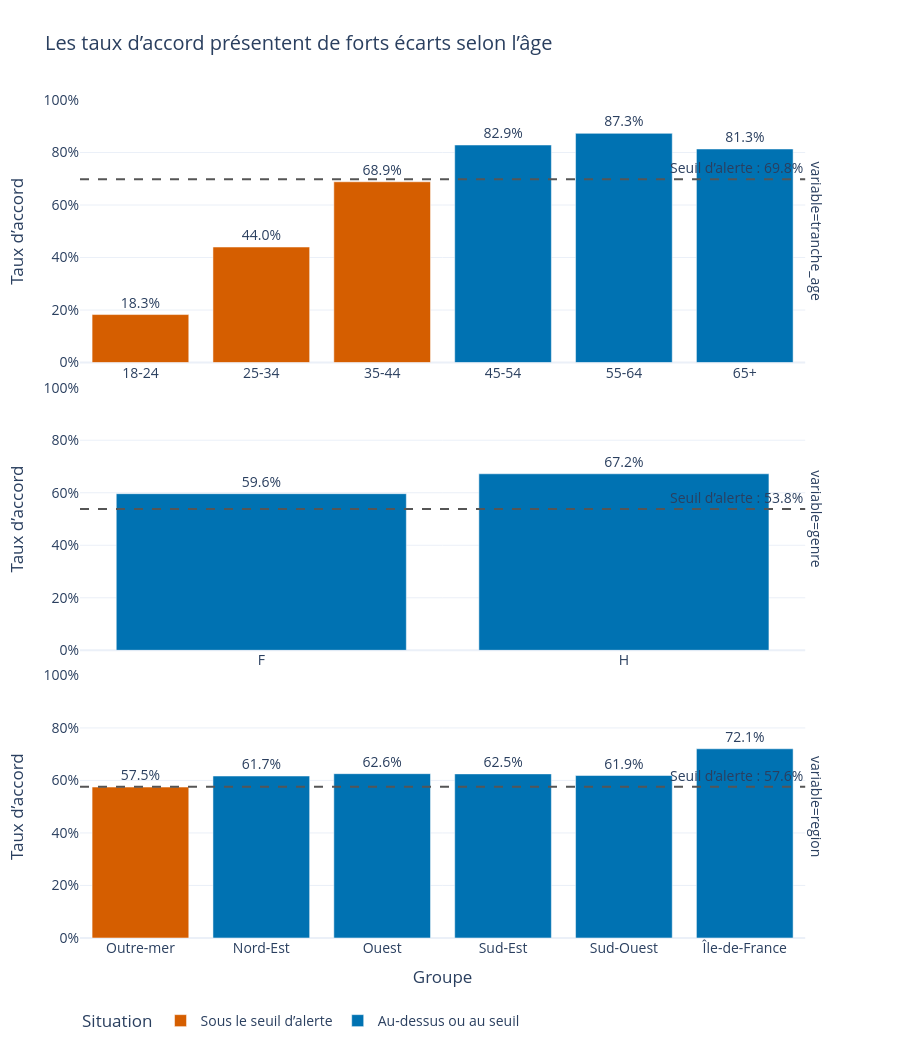

Notebook source saved alongside this figure:
### Markdown cell above
## 5. La parité de la décision
Taux de décision favorable par groupe, avec la ligne des quatre cinquièmes du meilleur taux.

### Code cell
# Taux d'accord et nombre de demandes par groupe
tableaux_parite = []

for variable in cfg["sensibles"]:
    groupes = (
        df.groupby(variable, dropna=False)["credit_accorde"]
        .agg(taux_accord="mean", effectif="size")
        .reset_index()
        .rename(columns={variable: "groupe"})
    )

    meilleur_taux = groupes["taux_accord"].max()

    groupes["variable"] = variable
    groupes["seuil"] = 0.8 * meilleur_taux
    groupes["ratio"] = groupes["taux_accord"] / meilleur_taux
    groupes["statut"] = np.where(
        groupes["ratio"] < 0.8,
        "Sous le seuil d’alerte",
        "Au-dessus ou au seuil"
    )

    tableaux_parite.append(groupes)

table_parite = pd.concat(tableaux_parite, ignore_index=True)

parite = px.bar(
    table_parite,
    x="groupe",
    y="taux_accord",
    color="statut",
    facet_row="variable",
    category_orders={"variable": list(cfg["sensibles"])},
    text="taux_accord",
    custom_data=["effectif", "ratio"],
    color_discrete_map={
        "Sous le seuil d’alerte": "#D55E00",
        "Au-dessus ou au seuil": "#0072B2"
    },
    labels={
        "groupe": "Groupe",
        "taux_accord": "Taux d’accord",
        "statut": "Situation"
    },
    title="Les taux d’accord présentent de forts écarts selon l’âge"
)

# Un seuil propre à chaque variable :
# 80 % du meilleur taux d'accord
variables = list(cfg["sensibles"])

for i, variable in enumerate(variables):
    seuil = table_parite.loc[
        table_parite["variable"].eq(variable), "seuil"
    ].iloc[0]

    parite.add_hline(
        y=seuil,
        row=len(variables) - i,
        col=1,
        line_dash="dash",
        line_color="#555555",
        annotation_text=f"Seuil d’alerte : {seuil:.1%}"
    )

parite.update_traces(
    texttemplate="%{y:.1%}",
    textposition="outside",
    cliponaxis=False,
    hovertemplate=(
        "%{x}<br>Taux d’accord : %{y:.1%}"
        "<br>Demandes : %{customdata[0]:.0f}"
        "<br>Ratio au meilleur taux : %{customdata[1]:.2f}"
        "<extra></extra>"
    )
)

parite.update_xaxes(matches=None, showticklabels=True)
parite.update_yaxes(tickformat=".0%", range=[0, 1])

parite.update_layout(
    template="plotly_white",
    height=1050,
    font={"size": 14},
    margin={"t": 100, "b": 80},
    legend={"orientation": "h", "y": -0.08}
)

parite.show()

### Figure 1 — Plotly figure (JSON) as saved in the notebook; plotly's stock layout.template omitted (floating-point values rounded to 4 significant figures)
{"data": [{"cliponaxis": false, "customdata": [[1788.0, 0.2095], [5299.0, 0.5042], [5228.0, 0.7889]], "hovertemplate": "%{x}<br>Taux d’accord : %{y:.1%}<br>Demandes : %{customdata[0]:.0f}<br>Ratio au meilleur taux : %{customdata[1]:.2f}<extra></extra>", "legendgroup": "Sous le seuil d’alerte", "marker": {"color": "#D55E00", "pattern": {"shape": ""}}, "name": "Sous le seuil d’alerte", "orientation": "v", "showlegend": true, "text": [0.1829, 0.4401, 0.6886], "textposition": "outside", "texttemplate": "%{y:.1%}", "type": "bar", "x": ["18-24", "25-34", "35-44"], "xaxis": "x3", "y": [0.1829, 0.4401, 0.6886], "yaxis": "y3"}, {"cliponaxis": false, "customdata": [[4002.0, 0.9492], [2636.0, 1.0], [1431.0, 0.9318]], "hovertemplate": "%{x}<br>Taux d’accord : %{y:.1%}<br>Demandes : %{customdata[0]:.0f}<br>Ratio au meilleur taux : %{customdata[1]:.2f}<extra></extra>", "legendgroup": "Au-dessus ou au seuil", "marker": {"color": "#0072B2", "pattern": {"shape": ""}}, "name": "Au-dessus ou au seuil", "orientation": "v", "showlegend": true, "text": [0.8286, 0.8729, 0.8134], "textposition": "outside", "texttemplate": "%{y:.1%}", "type": "bar", "x": ["45-54", "55-64", "65+"], "xaxis": "x3", "y": [0.8286, 0.8729, 0.8134], "yaxis": "y3"}, {"cliponaxis": false, "customdata": [[8731.0, 0.8872], [11650.0, 1.0]], "hovertemplate": "%{x}<br>Taux d’accord : %{y:.1%}<br>Demandes : %{customdata[0]:.0f}<br>Ratio au meilleur taux : %{customdata[1]:.2f}<extra></extra>", "legendgroup": "Au-dessus ou au seuil", "marker": {"color": "#0072B2", "pattern": {"shape": ""}}, "name": "Au-dessus ou au seuil", "orientation": "v", "showlegend": false, "text": [0.5964, 0.6722], "textposition": "outside", "texttemplate": "%{y:.1%}", "type": "bar", "x": ["F", "H"], "xaxis": "x2", "y": [0.5964, 0.6722], "yaxis": "y2"}, {"cliponaxis": false, "customdata": [[207.0, 0.7978]], "hovertemplate": "%{x}<br>Taux d’accord : %{y:.1%}<br>Demandes : %{customdata[0]:.0f}<br>Ratio au meilleur taux : %{customdata[1]:.2f}<extra></extra>", "legendgroup": "Sous le seuil d’alerte", "marker": {"color": "#D55E00", "pattern": {"shape": ""}}, "name": "Sous le seuil d’alerte", "orientation": "v", "showlegend": false, "text": [0.5749], "textposition": "outside", "texttemplate": "%{y:.1%}", "type": "bar", "x": ["Outre-mer"], "xaxis": "x", "y": [0.5749], "yaxis": "y"}, {"cliponaxis": false, "customdata": [[4735.0, 0.8561], [4321.0, 0.8685], [4499.0, 0.8674], [2825.0, 0.8587], [3797.0, 1.0]], "hovertemplate": "%{x}<br>Taux d’accord : %{y:.1%}<br>Demandes : %{customdata[0]:.0f}<br>Ratio au meilleur taux : %{customdata[1]:.2f}<extra></extra>", "legendgroup": "Au-dessus ou au seuil", "marker": {"color": "#0072B2", "pattern": {"shape": ""}}, "name": "Au-dessus ou au seuil", "orientation": "v", "showlegend": false, "text": [0.6169, 0.6258, 0.625, 0.6188, 0.7206], "textposition": "outside", "texttemplate": "%{y:.1%}", "type": "bar", "x": ["Nord-Est", "Ouest", "Sud-Est", "Sud-Ouest", "Île-de-France"], "xaxis": "x", "y": [0.6169, 0.6258, 0.625, 0.6188, 0.7206], "yaxis": "y"}], "layout": {"annotations": [{"showarrow": false, "text": "variable=region", "textangle": 90, "x": 0.98, "xanchor": "left", "xref": "paper", "y": 0.1567, "yanchor": "middle", "yref": "paper"}, {"showarrow": false, "text": "variable=genre", "textangle": 90, "x": 0.98, "xanchor": "left", "xref": "paper", "y": 0.5, "yanchor": "middle", "yref": "paper"}, {"showarrow": false, "text": "variable=tranche_age", "textangle": 90, "x": 0.98, "xanchor": "left", "xref": "paper", "y": 0.8433, "yanchor": "middle", "yref": "paper"}, {"showarrow": false, "text": "Seuil d’alerte : 69.8%", "x": 1, "xanchor": "right", "xref": "x3 domain", "y": 0.6983, "yanchor": "bottom", "yref": "y3"}, {"showarrow": false, "text": "Seuil d’alerte : 53.8%", "x": 1, "xanchor": "right", "xref": "x2 domain", "y": 0.5377, "yanchor": "bottom", "yref": "y2"}, {"showarrow": false, "text": "Seuil d’alerte : 57.6%", "x": 1, "xanchor": "right", "xref": "x domain", "y": 0.5765, "yanchor": "bottom", "yref": "y"}], "barmode": "relative", "font": {"size": 14}, "height": 1050, "legend": {"orientation": "h", "title": {"text": "Situation"}, "tracegroupgap": 0, "y": -0.08}, "margin": {"b": 80, "t": 100}, "shapes": [{"line": {"color": "#555555", "dash": "dash"}, "type": "line", "x0": 0, "x1": 1, "xref": "x3 domain", "y0": 0.6983, "y1": 0.6983, "yref": "y3"}, {"line": {"color": "#555555", "dash": "dash"}, "type": "line", "x0": 0, "x1": 1, "xref": "x2 domain", "y0": 0.5377, "y1": 0.5377, "yref": "y2"}, {"line": {"color": "#555555", "dash": "dash"}, "type": "line", "x0": 0, "x1": 1, "xref": "x domain", "y0": 0.5765, "y1": 0.5765, "yref": "y"}], "title": {"text": "Les taux d’accord présentent de forts écarts selon l’âge"}, "xaxis": {"anchor": "y", "domain": [0, 0.98], "showticklabels": true, "title": {"text": "Groupe"}}, "xaxis2": {"anchor": "y2", "domain": [0, 0.98], "showticklabels": true}, "xaxis3": {"anchor": "y3", "domain": [0, 0.98], "showticklabels": true}, "yaxis": {"anchor": "x", "domain": [0, 0.3133], "range": [0, 1], "tickformat": ".0%", "title": {"text": "Taux d’accord"}}, "yaxis2": {"anchor": "x2", "domain": [0.3433, 0.6567], "matches": "y", "range": [0, 1], "tickformat": ".0%", "title": {"text": "Taux d’accord"}}, "yaxis3": {"anchor": "x3", "domain": [0.6867, 1.0], "matches": "y", "range": [0, 1], "tickformat": ".0%", "title": {"text": "Taux d’accord"}}}}
